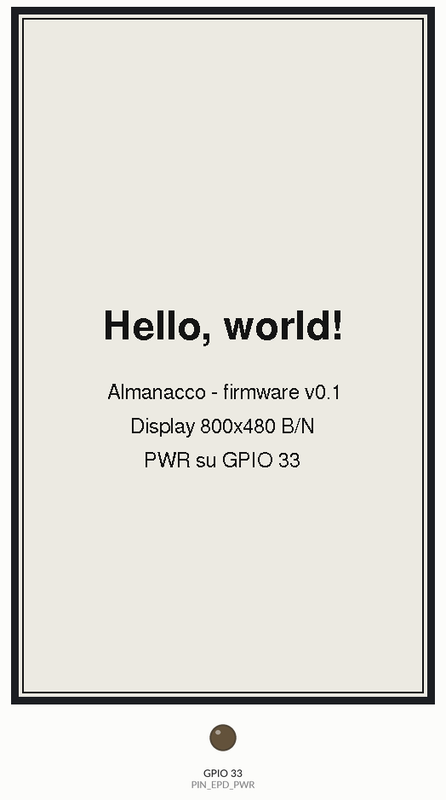
A program run on a simulated ESP32. Shown: 480×800 one-colour display, output pins drawn as LEDs (lit = HIGH). What the program prints to the serial monitor is not drawn. At 6.1 s the program puts the board to deep sleep or switches it off; the recording ends there.

Above: at 6.12 s.
Timing chart, 0 to 6.1 s (numbered marks = the images above):
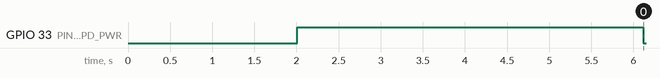

Measured:
- by itself, GPIO 33 (PIN_EPD_PWR): LOW → HIGH at 2.0 s, → LOW 4.1 s later

The program:

main.cpp
```cpp
// (licence header left out)
// Almanacco firmware v0.1.3 "Hello world".
//
// Prova al banco di scheda, driver board, display e cablaggio: accende la
// driver board, scrive "Hello, world!", la spegne e mette l'ESP32 in deep
// sleep. Il ciclo riparte solo con il tasto RESET o una nuova alimentazione.
//
// Compilato con ALMANACCO_CLEAR_SCREEN (ambiente lolin_d32_clear) diventa la
// "modalità pulizia schermo": stessa sequenza, ma il display viene riportato
// tutto a bianco, da fare prima di lasciare il pannello inutilizzato a lungo.

#include <Arduino.h>
#include <SPI.h>
#include <GxEPD2_BW.h>
#include <Fonts/FreeSans12pt7b.h>
#include <Fonts/FreeSansBold24pt7b.h>
#include <esp_mac.h>
#include <esp_sleep.h>
#include <esp_system.h>

#include "board_pins.h"
#include "display_power.h"

namespace {

constexpr const char* kFirmwareBanner = "Almanacco firmware v0.1.3 hello-world";

// Display bianco/nero 800x480 con controller GDEW075T7 (Waveshare 7.5" V2).
// Il secondo parametro del template è l'altezza del buffer in RAM: con
// l'altezza intera l'immagine sta tutta in memoria (800x480 / 8 = 48 000
// byte) e viene inviata al pannello in un colpo solo.
GxEPD2_BW<GxEPD2_750_T7, GxEPD2_750_T7::HEIGHT> display(
    GxEPD2_750_T7(PIN_EPD_CS, PIN_EPD_DC, PIN_EPD_RST, PIN_EPD_BUSY));

const char* resetReasonText(esp_reset_reason_t reason) {
  switch (reason) {
    case ESP_RST_POWERON:
      // Sull'ESP32 il tasto RESET agisce sul pin EN, che riavvia il chip
      // esattamente come un'accensione: per questo i due casi coincidono.
      return "accensione o tasto RESET";
    case ESP_RST_EXT:
      return "reset da pin esterno";
    case ESP_RST_SW:
      return "reset software";
    case ESP_RST_PANIC:
      return "reset dopo un errore del firmware (panic)";
    case ESP_RST_INT_WDT:
    case ESP_RST_TASK_WDT:
    case ESP_RST_WDT:
      return "reset del watchdog";
    case ESP_RST_DEEPSLEEP:
      return "risveglio dal deep sleep";
    case ESP_RST_BROWNOUT:
      return "calo di tensione (brownout)";
    default:
      return "altra causa";
  }
}

void printBootInfo() {
  Serial.println(kFirmwareBanner);

  Serial.printf("Chip: %s, revisione %u\n", ESP.getChipModel(),
                static_cast<unsigned>(ESP.getChipRevision()));
  Serial.printf("Flash: %u MB\n",
                static_cast<unsigned>(ESP.getFlashChipSize() / (1024 * 1024)));

  uint8_t mac[6] = {};
  esp_efuse_mac_get_default(mac);
  Serial.printf("MAC: %02X:%02X:%02X:%02X:%02X:%02X\n", mac[0], mac[1],
                mac[2], mac[3], mac[4], mac[5]);

  const esp_reset_reason_t reason = esp_reset_reason();
  Serial.printf("Causa dell'avvio: %s (codice %d)\n", resetReasonText(reason),
                static_cast<int>(reason));
}

void initDisplay() {
  // Il bus SPI va configurato con i nostri pin prima di inizializzare il
  // display: altrimenti la libreria userebbe i pin SPI predefiniti dell'ESP32
  // (18 e 23), che sulla nostra breadboard non sono collegati.
  SPI.begin(PIN_EPD_SCK, PIN_EPD_MISO, PIN_EPD_MOSI, PIN_EPD_CS);

  // Parametri di init:
  // - SERIAL_BAUD: attiva la diagnostica seriale di GxEPD2 (stampa i tempi
  //   di attesa del pin BUSY e gli eventuali "Busy Timeout!");
  // - true: primo avvio dopo un'accensione, quindi serve un refresh completo;
  // - EPD_RESET_PULSE_MS: durata dell'impulso su RST (vedi board_pins.h);
  // - false: RST pilotato normalmente (alto/basso), come vuole la driver HAT.
  display.init(SERIAL_BAUD, true, EPD_RESET_PULSE_MS, false, SPI,
               SPISettings(EPD_SPI_HZ, MSBFIRST, SPI_MODE0));
  display.setRotation(EPD_ROTATION);
}

#ifdef ALMANACCO_CLEAR_SCREEN

// Modalità pulizia schermo: tutto il pannello bianco, senza bordo né testo.
// Il refresh completo che segue pilota ogni pixel, quindi cancella anche
// eventuali tracce lasciate dalle immagini precedenti.
void drawBlank() {
  display.setFullWindow();
  display.fillScreen(GxEPD_WHITE);
}

#else

// Scrive una riga di testo centrata orizzontalmente, con la linea di base
// (il "rigo" su cui poggiano le lettere) all'altezza baselineY.
void drawCentered(const char* text, int16_t baselineY) {
  int16_t x1 = 0;
  int16_t y1 = 0;
  uint16_t w = 0;
  uint16_t h = 0;
  display.getTextBounds(text, 0, 0, &x1, &y1, &w, &h);
  const int16_t x = (display.width() - static_cast<int16_t>(w)) / 2 - x1;
  display.setCursor(x, baselineY);
  display.print(text);
}

void drawHelloWorld() {
  const int16_t w = display.width();
  const int16_t h = display.height();

  display.setFullWindow();
  display.fillScreen(GxEPD_WHITE);

  // Bordo nero di 2 px a 4 px dai margini: se si vede intero su tutti e
  // quattro i lati, tutta l'area attiva del pannello viene pilotata.
  display.drawRect(4, 4, w - 8, h - 8, GxEPD_BLACK);
  display.drawRect(5, 5, w - 10, h - 10, GxEPD_BLACK);

  display.setTextColor(GxEPD_BLACK);

  display.setFont(&FreeSansBold24pt7b);
  drawCentered("Hello, world!", h / 2 - 20);

  display.setFont(&FreeSans12pt7b);
  drawCentered("Almanacco - firmware v0.1", h / 2 + 50);
  drawCentered("Display 800x480 B/N", h / 2 + 90);
  // Il numero del pin viene da board_pins.h, così resta giusto se cambia.
  char pwrLine[24];
  snprintf(pwrLine, sizeof(pwrLine), "PWR su GPIO %d", PIN_EPD_PWR);
  drawCentered(pwrLine, h / 2 + 130);
}

#endif  // ALMANACCO_CLEAR_SCREEN

// Il controller tiene BUSY basso mentre lavora. Se dopo un'operazione è
// ancora basso, la libreria ha smesso di aspettare per timeout.
bool displayStillBusy() {
  return digitalRead(PIN_EPD_BUSY) == LOW;
}

// I tre esiti possibili di un refresh completo.
enum class RefreshOutcome {
  kOk,           // riuscito
  kBusyTimeout,  // BUSY ancora basso alla fine: la libreria è andata in timeout
  kTooShort,     // BUSY libero, ma il refresh è durato troppo poco per essere vero
};

// Unico punto in cui si decide l'esito del refresh. BUSY va letto una volta
// sola, subito dopo il refresh: da qui in poi tutti i messaggi usano questo
// esito, così non possono contraddirsi.
RefreshOutcome classifyRefresh(uint32_t refreshMs) {
  if (displayStillBusy()) {
    return RefreshOutcome::kBusyTimeout;
  }
  // Con BUSY scollegato il pin flottante può sembrare subito "libero": le
  // attese finiscono in un attimo e il refresh pare riuscito anche se il
  // pannello non ha ridisegnato nulla (vedi EPD_FULL_REFRESH_MIN_MS).
  if (refreshMs < EPD_FULL_REFRESH_MIN_MS) {
    return RefreshOutcome::kTooShort;
  }
  return RefreshOutcome::kOk;
}

void printRefreshResult(RefreshOutcome outcome, uint32_t refreshMs) {
  const unsigned long ms = static_cast<unsigned long>(refreshMs);
  switch (outcome) {
    case RefreshOutcome::kOk:
      Serial.printf("Refresh completo: %lu ms\n", ms);
      break;
    case RefreshOutcome::kBusyTimeout:
      Serial.printf("Refresh NON riuscito: timeout BUSY (durata %lu ms)\n", ms);
      break;
    case RefreshOutcome::kTooShort:
      Serial.printf(
          "Refresh NON verificato: durata %lu ms, troppo breve (minimo atteso %lu ms)\n",
          ms, static_cast<unsigned long>(EPD_FULL_REFRESH_MIN_MS));
      break;
  }
}

// Lista di controllo stampata in caso di errore. Dice quale dei due casi si
// è verificato e mette per primo il controllo più probabile.
void printErrorChecklist(RefreshOutcome outcome) {
  if (outcome == RefreshOutcome::kTooShort) {
    Serial.println("ERRORE: refresh troppo breve, il pin BUSY probabilmente non e' collegato.");
    Serial.println("Controlla, a scheda scollegata:");
    Serial.printf("  - BUSY collegato a GPIO %d?\n", PIN_EPD_BUSY);
    Serial.printf("  - PWR alto? Il pin PWR della driver board e' su GPIO %d?\n", PIN_EPD_PWR);
  } else {
    Serial.println("ERRORE: il display non ha risposto (timeout del pin BUSY).");
    Serial.println("Controlla, a scheda scollegata:");
    Serial.printf("  - PWR alto? Il pin PWR della driver board e' su GPIO %d?\n", PIN_EPD_PWR);
    Serial.printf("  - BUSY collegato a GPIO %d?\n", PIN_EPD_BUSY);
  }
  Serial.println("  - VCC sul pin 3V della D32 (non 5V/USB)?");
  Serial.println("  - Cavo a 9 poli inserito bene sulla driver board?");
  Serial.println("  - Cavo piatto del pannello inserito a fondo, blocchetto chiuso?");
}

}  // namespace

void setup() {
  // Se arriviamo da un deep sleep, PWR è ancora bloccato basso: lo
  // sblocchiamo subito, prima di qualsiasi altro uso del pin.
  display_power::releaseHold();

  // 1. Seriale.
  Serial.begin(SERIAL_BAUD);
  delay(SERIAL_WAIT_MS);
  Serial.println();
  printBootInfo();
#ifdef ALMANACCO_CLEAR_SCREEN
  Serial.println("Modalita' pulizia schermo: il display verra' riportato a bianco");
#endif

  // 2. Accensione della driver board: senza PWR alto il pannello resta
  //    spento anche con VCC collegato.
  display_power::on();
  Serial.println("PWR: driver board accesa");

  // 3-4. Inizializzazione e orientamento.
  initDisplay();

  // 5-6. Disegno con refresh completo, misurandone la durata. In modalità
  //      pulizia schermo il disegno è solo lo schermo tutto bianco.
  //      display(false) = refresh completo: trasferisce l'immagine e aspetta
  //      che il pannello abbia finito (il pin BUSY torna alto).
  //      display(false) termina spegnendo i generatori di tensione del
  //      pannello: se una qualsiasi di queste attese (accensione, refresh,
  //      spegnimento) va in timeout, il pin BUSY resta basso. Un refresh
  //      troppo breve, invece, indica di solito BUSY scollegato. L'esito si
  //      decide una volta sola, qui, e vale sia per questa riga sia per il
  //      messaggio di ERRORE più sotto: così non si contraddicono.
#ifdef ALMANACCO_CLEAR_SCREEN
  drawBlank();
#else
  drawHelloWorld();
#endif
  const uint32_t refreshStart = millis();
  display.display(false);
  const uint32_t refreshMs = millis() - refreshStart;
  const RefreshOutcome outcome = classifyRefresh(refreshMs);
  printRefreshResult(outcome, refreshMs);

  // 7. Spegnimento del display, eseguito anche in caso di errore: il
  //    pannello non va mai lasciato alimentato senza un refresh in corso.
  //    hibernate() spegne i generatori di tensione del pannello e mette il
  //    controller in sonno profondo; poi end() mette in alta impedenza i pin
  //    di controllo, così non spingono corrente nella driver board spenta.
  display.hibernate();
  display.end();
  display_power::off();
  Serial.println("PWR: driver board spenta");

  if (outcome != RefreshOutcome::kOk) {
    printErrorChecklist(outcome);
  }

  // 8. Deep sleep senza sorgenti di risveglio.
  display_power::holdOffDuringSleep();
  Serial.println("Deep sleep: premi RESET per ripetere");
  Serial.flush();  // aspetta che l'ultimo messaggio sia uscito dalla seriale
  esp_sleep_disable_wakeup_source(ESP_SLEEP_WAKEUP_ALL);
  esp_deep_sleep_start();
}

void loop() {
  // Mai raggiunto: setup() termina sempre con il deep sleep.
}
```

display_power.cpp
```cpp
// (licence header left out)
#include "display_power.h"

#include <Arduino.h>
#include <driver/rtc_io.h>

#include "board_pins.h"

namespace display_power {

namespace {
constexpr gpio_num_t kPwrGpio = static_cast<gpio_num_t>(PIN_EPD_PWR);
}

void releaseHold() {
  // Prima di andare in deep sleep "congeliamo" PWR a livello basso (vedi
  // holdOffDuringSleep). Finché il blocco è attivo, il pin ignora qualsiasi
  // scrittura: va rilasciato prima di poterlo riportare alto.
  rtc_gpio_hold_dis(kPwrGpio);
}

void on() {
  // Prima fissiamo il livello basso e solo dopo rendiamo il pin un'uscita:
  // così non c'è nemmeno un istante con PWR alto per caso.
  digitalWrite(PIN_EPD_PWR, LOW);
  pinMode(PIN_EPD_PWR, OUTPUT);
  digitalWrite(PIN_EPD_PWR, HIGH);

  // Il regolatore della driver board ha bisogno di qualche millisecondo per
  // stabilizzarsi prima che il controller del pannello possa ricevere comandi.
  delay(EPD_PWR_SETTLE_MS);
}

void off() {
  digitalWrite(PIN_EPD_PWR, LOW);
}

void holdOffDuringSleep() {
  // In deep sleep l'ESP32 spegne quasi tutto, compresa la logica che pilota
  // i pin: senza blocco, PWR resterebbe "flottante" (né alto né basso) e la
  // driver board potrebbe riaccendersi a metà. Il pin PWR (GPIO 33) è un pin RTC, cioè
  // gestito dalla parte del chip che resta attiva nel sonno: il suo blocco
  // (hold) mantiene il livello basso finché non viene rilasciato.
  digitalWrite(PIN_EPD_PWR, LOW);
  rtc_gpio_hold_en(kPwrGpio);
}

}  // namespace display_power
```

display_power.h
```cpp
// (licence header left out)
// Gestione del pin PWR della Waveshare e-Paper Driver HAT.
//
// La driver board ha un interruttore di alimentazione comandato dal pin PWR:
// anche con VCC collegato, finché PWR è basso il pannello resta spento.
// Così l'ESP32 può alimentare il display solo durante un aggiornamento.

#pragma once

namespace display_power {

// Da chiamare per primo all'avvio: sblocca il pin PWR se era rimasto
// "congelato" basso da un deep sleep precedente.
void releaseHold();

// Accende la driver board e attende che l'alimentazione sia stabile.
void on();

// Spegne la driver board (PWR basso).
void off();

// Blocca PWR a livello basso per tutta la durata del deep sleep.
void holdOffDuringSleep();

}  // namespace display_power
```

board_pins.h
```cpp
// (licence header left out)
// Pin, rotazione e costanti hardware di Almanacco.
//
// Tutto ciò che dipende dal cablaggio o dal pannello sta qui: se cambi un
// collegamento sulla breadboard, cambi una riga sola in questo file.

#pragma once

#include <stdint.h>

// --- Collegamenti tra LOLIN D32 e Waveshare e-Paper Driver HAT -------------
//
// Il display riceve soltanto, quindi MISO non è collegato. Evitiamo GPIO 12:
// è un pin di "strapping" che l'ESP32 legge all'accensione per decidere la
// tensione della flash, e un carico esterno lì può impedire l'avvio.

constexpr int8_t PIN_EPD_SCK = 13;   // CLK della driver board (clock SPI)
constexpr int8_t PIN_EPD_MOSI = 14;  // DIN della driver board (dati SPI)
constexpr int8_t PIN_EPD_MISO = -1;  // non usato: -1 dice alla libreria SPI di non riservare alcun pin
constexpr int8_t PIN_EPD_CS = 15;    // chip select, attivo basso
constexpr int8_t PIN_EPD_DC = 27;    // basso = comando, alto = dati
constexpr int8_t PIN_EPD_RST = 26;   // reset del controller, attivo basso
constexpr int8_t PIN_EPD_BUSY = 25;  // il controller lo tiene basso mentre lavora
constexpr int8_t PIN_EPD_PWR = 33;   // accensione della driver board, attivo alto

// --- Alimentazione della driver board --------------------------------------

// Dopo aver portato PWR alto, il regolatore della driver board impiega un
// attimo a portare stabile la tensione del pannello. Se parlassimo subito al
// controller, potrebbe essere ancora spento e non rispondere al reset.
// 50 ms è un margine ampio rispetto ai tempi tipici di un regolatore: se il
// display non risponde, prova ad aumentarlo (per esempio a 200).
constexpr uint32_t EPD_PWR_SETTLE_MS = 50;

// --- Inizializzazione del controller ---------------------------------------

// Durata dell'impulso di reset (pin RST basso), in millisecondi.
// 2 ms è il valore che GxEPD2 consiglia per le driver board Waveshare più
// recenti, che hanno un circuito di reset "intelligente": con un impulso
// lungo quel circuito può spegnere il pannello invece di resettarlo.
// Se il display non risponde (timeout di BUSY), prova 10 ms, cioè il valore
// predefinito di GxEPD2 per i pannelli senza quel circuito.
constexpr uint16_t EPD_RESET_PULSE_MS = 2;

// Velocità del bus SPI verso il display. 4 MHz è il valore usato negli esempi
// di GxEPD2 e tollera bene i cavetti Dupont lunghi della breadboard.
constexpr uint32_t EPD_SPI_HZ = 4000000;

// Durata minima plausibile di un refresh completo, in millisecondi.
// Se BUSY non è collegato, il pin GPIO 25 resta "flottante" (né alto né
// basso): a volte sembra sempre occupato e GxEPD2 va in timeout, altre volte
// sembra subito libero e le attese finiscono in pochi microsecondi. In questo
// secondo caso il refresh sembrerebbe riuscito, ma è durato troppo poco
// perché il pannello abbia davvero ridisegnato l'immagine.
// Valori misurati al banco: con il display collegato un refresh completo
// reale dura circa 3341 ms in totale (_PowerOn ~127 ms, _Update_Full
// ~2633 ms, _PowerOff ~29 ms); con BUSY scollegato è stato stampato
// "Refresh completo: 552 ms", un falso positivo. 1000 ms sta ben sotto il
// valore reale e ben sopra quello falso.
constexpr uint32_t EPD_FULL_REFRESH_MIN_MS = 1000;

// --- Orientamento ----------------------------------------------------------

// Il pannello è nativamente orizzontale (800x480). Le rotazioni 1 e 3 lo
// rendono verticale (480x800), una capovolta rispetto all'altra.
// Al banco: se il testo appare capovolto, cambia 1 in 3 (o viceversa).
constexpr uint8_t EPD_ROTATION = 1;

// --- Seriale ---------------------------------------------------------------

constexpr uint32_t SERIAL_BAUD = 115200;

// Attesa massima del monitor seriale all'avvio. Il convertitore USB-seriale
// della D32 non dice all'ESP32 se dall'altra parte c'è un monitor aperto,
// quindi aspettiamo comunque questo tempo per dare al monitor modo di
// collegarsi dopo un reset.
constexpr uint32_t SERIAL_WAIT_MS = 2000;
```
